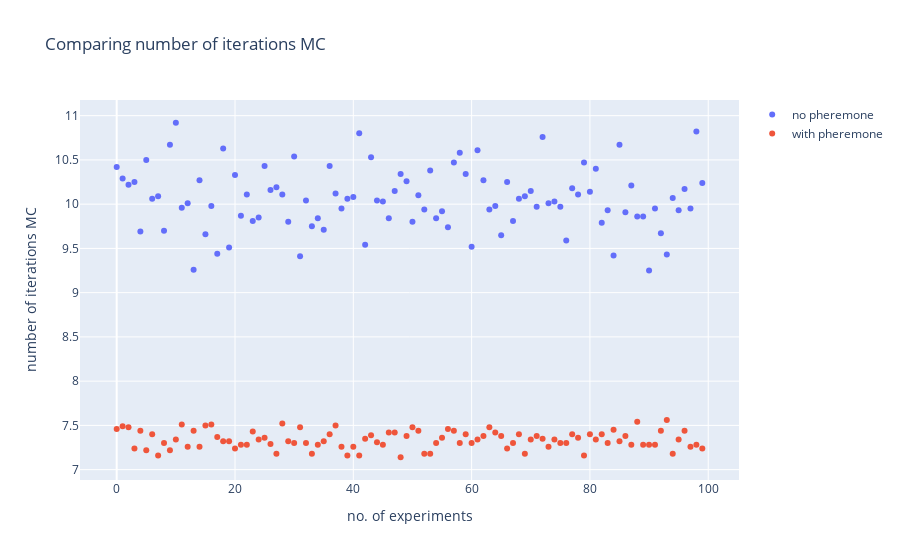

This figure's notebook cell:
### Code cell
fig = go.Figure()
x_axis = list(range(num_points))

fig.add_trace(go.Scatter(x=x_axis, y=iter_list_mc_random,
                    mode='markers',
                    name='no pheremone'))
fig.add_trace(go.Scatter(x=x_axis, y=iter_list_mc_optimised,
                    mode='markers',
                    name='with pheremone'))
fig.update_layout(title='Comparing number of iterations MC',
                   xaxis_title='no. of experiments',
                   yaxis_title='number of iterations MC')
fig.show()
print("Mean number of iterations without pheremone: ", np.nanmean(iter_list_mc_random))
print("Median number of iterations without pheremone: ", np.nanmedian(iter_list_mc_optimised))
print("Mean number of iterations with pheremone: ", np.nanmean(iter_list_mc_random))
print("Median number of iterations with pheremone: ", np.nanmedian(iter_list_mc_optimised))

### Figure 1 — Plotly figure (JSON) as saved in the notebook; plotly's stock layout.template omitted (floating-point values rounded to 4 significant figures; data arrays with more than 128 entries replaced by an {"elided": "..."} marker saying what was removed)
{"data": [{"mode": "markers", "name": "no pheremone", "type": "scatter", "x": [0, 1, 2, 3, 4, 5, 6, 7, 8, 9, 10, 11, 12, 13, 14, 15, 16, 17, 18, 19, 20, 21, 22, 23, 24, 25, 26, 27, 28, 29, 30, 31, 32, 33, 34, 35, 36, 37, 38, 39, 40, 41, 42, 43, 44, 45, 46, 47, 48, 49, 50, 51, 52, 53, 54, 55, 56, 57, 58, 59, 60, 61, 62, 63, 64, 65, 66, 67, 68, 69, 70, 71, 72, 73, 74, 75, 76, 77, 78, 79, 80, 81, 82, 83, 84, 85, 86, 87, 88, 89, 90, 91, 92, 93, 94, 95, 96, 97, 98, 99], "y": {"elided": "1000 float values"}}, {"mode": "markers", "name": "with pheremone", "type": "scatter", "x": [0, 1, 2, 3, 4, 5, 6, 7, 8, 9, 10, 11, 12, 13, 14, 15, 16, 17, 18, 19, 20, 21, 22, 23, 24, 25, 26, 27, 28, 29, 30, 31, 32, 33, 34, 35, 36, 37, 38, 39, 40, 41, 42, 43, 44, 45, 46, 47, 48, 49, 50, 51, 52, 53, 54, 55, 56, 57, 58, 59, 60, 61, 62, 63, 64, 65, 66, 67, 68, 69, 70, 71, 72, 73, 74, 75, 76, 77, 78, 79, 80, 81, 82, 83, 84, 85, 86, 87, 88, 89, 90, 91, 92, 93, 94, 95, 96, 97, 98, 99], "y": {"elided": "1000 float values"}}], "layout": {"title": {"text": "Comparing number of iterations MC"}, "xaxis": {"title": {"text": "no. of experiments"}}, "yaxis": {"title": {"text": "number of iterations MC"}}}}
